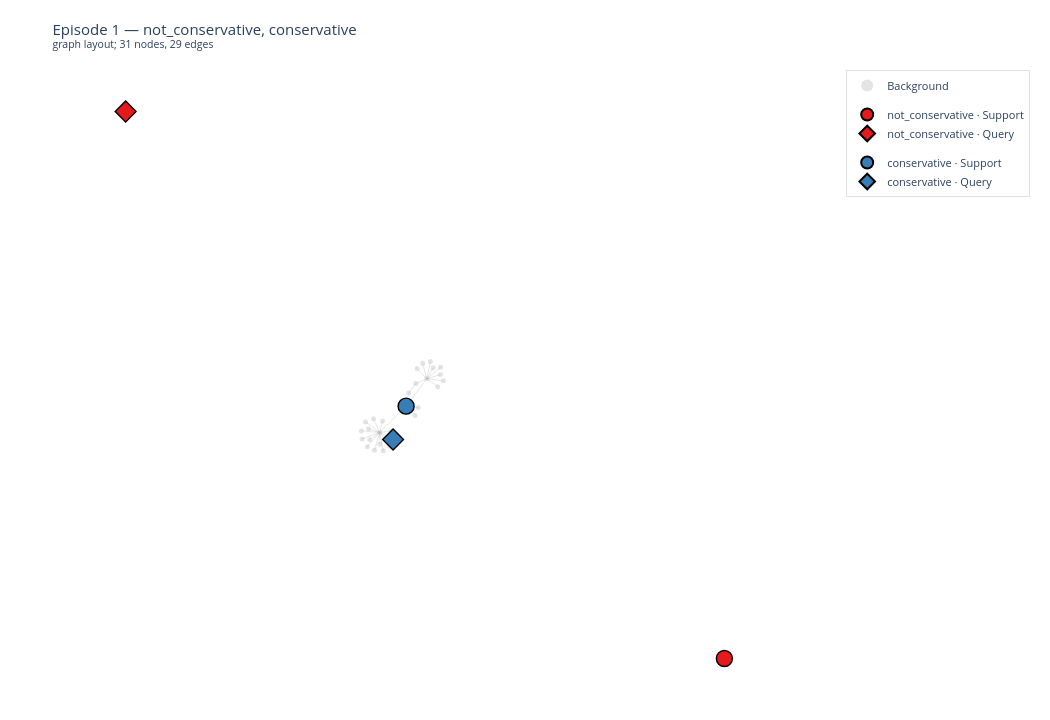
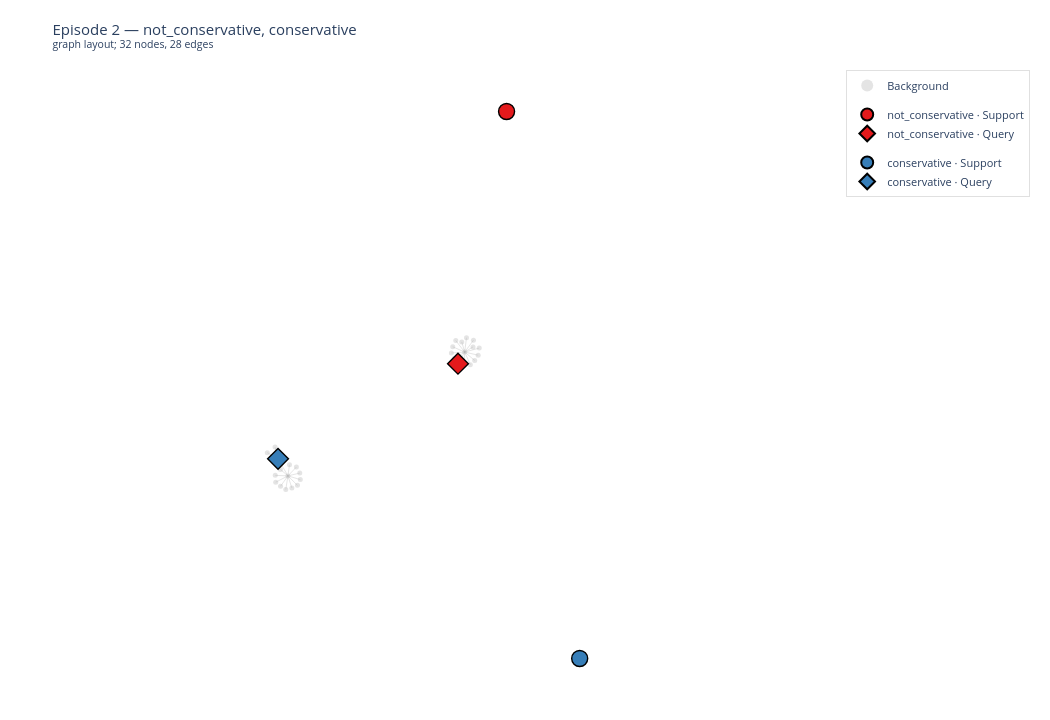
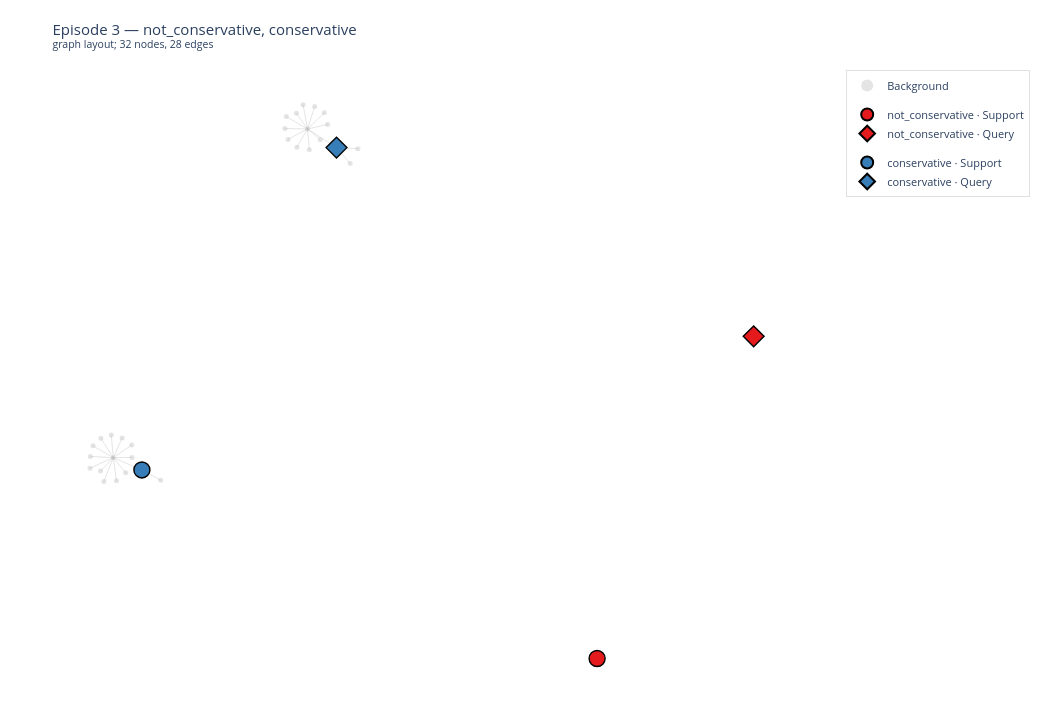

Write notebook code for charts like these, in order.
### Code cell
TASK         = "classification"   # "classification"  or  "neighbor_matching"
N_EPISODES   = 3      # number of episodes to visualize
N_WAY        = 2      # classes per episode
N_SHOT       = 1      # support nodes per class
N_QUERY      = 1      # query nodes per class


# ── Run ──────────────────────────────────────────────────────────────────────
for ep_idx in range(N_EPISODES):
    if TASK == "neighbor_matching":
        episode = sample_episode_nm(N_WAY, N_SHOT, N_QUERY)
    else:
        episode = sample_episode(N_WAY, N_SHOT, N_QUERY)
    fig = visualize_episode(episode, ep_idx, task=TASK)
    fig.show()
